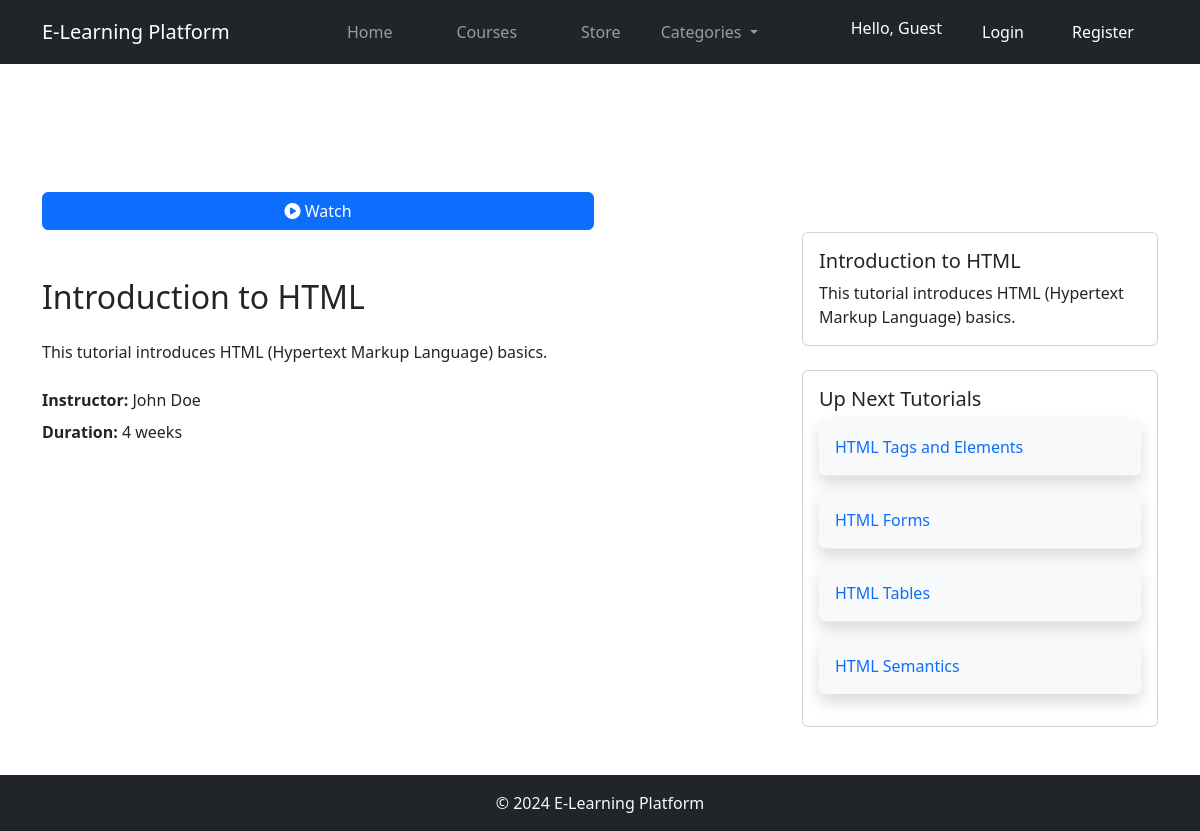
Page /store/tutorial/6/ on the committed database.
### store/models.py (models this page shows, shortened)
class Tutorial(models.Model):
    course = models.ForeignKey(Course, on_delete=models.CASCADE)
    title = models.CharField(max_length=100)
    description = models.TextField()
    video_url = models.URLField()
    thumbnail = models.ImageField(upload_to='tutorial_thumbnails', null=True, blank=True)
    module_number = models.PositiveIntegerField(default=1)  # Default value changed to 1

### store/views.py (the view)
# urls.py: path('tutorial/<int:tutorial_id>/', views.tutorial_detail, name='tutorial_detail'),
def tutorial_detail(request, tutorial_id):
    tutorial = get_object_or_404(Tutorial, pk=tutorial_id)
    course = tutorial.course
    up_next_tutorials = Tutorial.objects.filter(course=course).exclude(pk=tutorial.pk)[:5]
    context = {
        'tutorial': tutorial,
        'up_next_tutorials': up_next_tutorials
    }
    return render(request, 'tutorial_details.html', context)

### category/context_processors.py (called while the page is built)
def category_links(request):
    links = Category.objects.values('category_name', 'slug')
    return {'links': links}

### templates/tutorial_details.html (shortened to what this page needs)
{% extends "base.html" %}
{% load static %}
{% block content %}
<div class="container py-5">
    <div class="row mt-5">
        <div class="col-md-8 ">
            <a href="{{ tutorial.video_url }}" target="_blank" class="btn btn-primary w-75 mt-3" style="color: white; text-decoration: none;" download="{{ tutorial.title }}">
                <i class="fas fa-play-circle"></i> Watch
            </a>
            <div class="mt-5">
                <h2 class="mb-4">{{ tutorial.title }}</h2>
                <p class="mb-4">{{ tutorial.description }}</p>
                <p class="mb-2"><strong>Instructor:</strong> John Doe</p>
                <p class="mb-2"><strong>Duration:</strong> 4 weeks</p>
            </div>
        </div>
        <div class="col-md-4 mt-5">
            <div class="card mt-4">
                <div class="card-body">
                    <h5 class="card-title">{{ tutorial.title }}</h5>
                    <p class="card-text">{{ tutorial.description }}</p>
                </div>
            </div>
            <div class="card mt-4">
                <div class="card-body">
                    <h5 class="card-title">Up Next Tutorials</h5>
                    <ul class="list-group list-group-flush">
                        {% for next_tutorial in up_next_tutorials %}
                            <li class="list-group-item list-group-item-action list-group-item-light mb-3 rounded shadow p-3 bg-light text-black">
                                <a href="{% url 'tutorial_detail' tutorial_id=next_tutorial.id %}" class="text-decoration-none text-primary">{{ next_tutorial.title }}</a>
                            </li>
                        {% endfor %}
                    </ul>
                </div>
            </div>
        </div>
    </div>
</div>
{% endblock %}

### rows in the picture
Tutorial: title "Introduction to HTML", description "This tutorial introduces HTML (Hypertext Markup Language) basics."
Tutorial: title "HTML Tags and Elements"
Tutorial: title "HTML Forms"
Tutorial: title "HTML Tables"
Tutorial: title "HTML Semantics"
